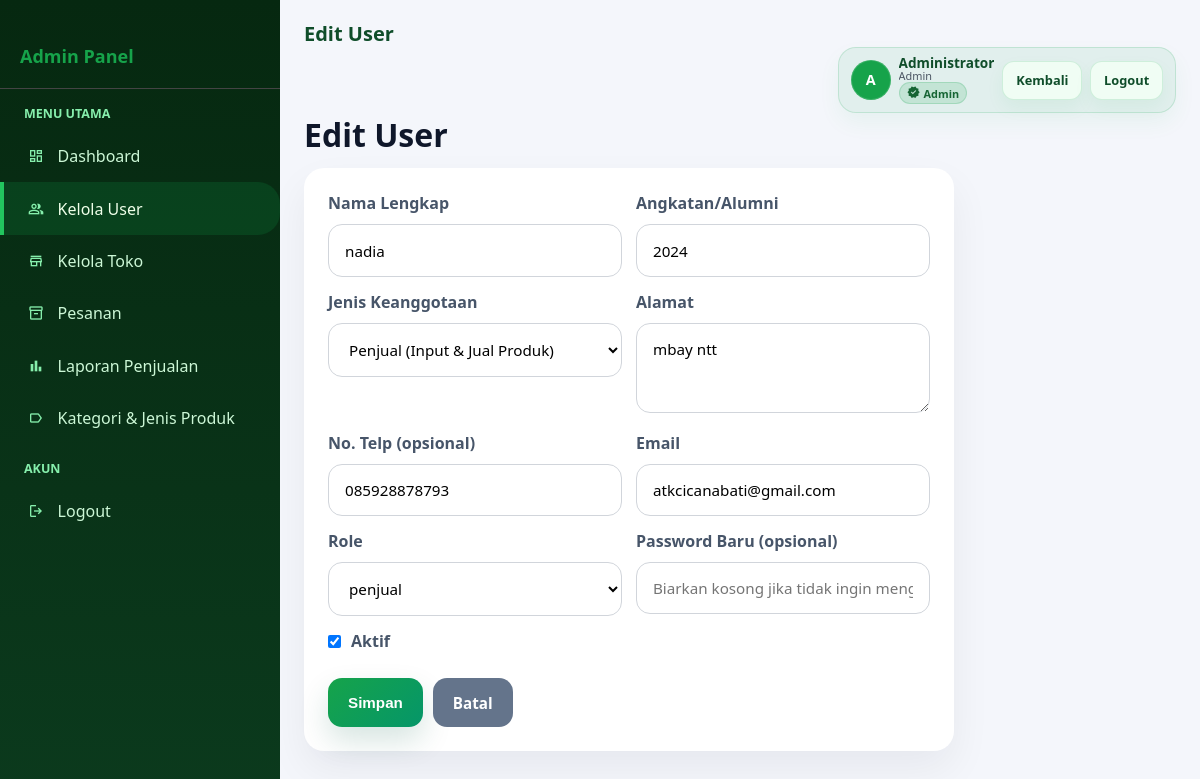
/admin/users_edit.php?id=5 (signed in), run on the app's committed database.
### tables this page shows
CREATE TABLE `users` (
  `id` int(10) UNSIGNED NOT NULL,
  `nama` varchar(150) NOT NULL,
  `angkatan` varchar(30) NOT NULL COMMENT 'Contoh: 2020, 2021, Alumni',
  `jenis_keanggotaan` enum('penjual','bukan_penjual') NOT NULL,
  `alamat` text NOT NULL,
  `no_telp` varchar(30) DEFAULT NULL COMMENT 'Nomor telepon pengguna',
  `email` varchar(150) NOT NULL,
  `password` varchar(255) NOT NULL COMMENT 'Bcrypt hash',
  `role` enum('admin','penjual','pembeli') NOT NULL DEFAULT 'pembeli',
  `is_active` tinyint(1) NOT NULL DEFAULT 1,
  `created_at` datetime NOT NULL DEFAULT current_timestamp(),
  `updated_at` datetime NOT NULL DEFAULT current_timestamp() ON UPDATE current_timestamp()
);

### admin/users_edit.php (the view, shortened to what this page needs)
<?php
include '../Koneksi.php';
$id = isset($_GET['id']) ? (int)$_GET['id'] : 0;
$user = null;
if ($id > 0) {
    $user = mysqli_fetch_assoc(
        mysqli_query(
            $koneksi,
            "SELECT id, nama, angkatan, jenis_keanggotaan, alamat, no_telp, email, role, is_active FROM users WHERE id={$id}"
        )
    );
}
?>
<!DOCTYPE html>
<html>
<head>
    <link rel="stylesheet" href="../admin/Style.css">
</head>
<body>
<div class="wrapper">
    <div class="sidebar">
        <div style="padding: 20px; border-bottom: 1px solid #444;">
            <h3 style="color: #16a34a; font-size: 18px;">Admin Panel</h3>
        </div>
        <ul class="sidebar-menu">
            <li class="sidebar-title">Menu Utama</li>
            <li><a href="index.php"><span class="material-symbols-outlined icon">dashboard</span> Dashboard</a></li>
            <li><a href="users.php" class="active"><span class="material-symbols-outlined icon">people</span> Kelola User</a></li>
            <li><a href="toko.php"><span class="material-symbols-outlined icon">store</span> Kelola Toko</a></li>
            <li><a href="pesanan.php"><span class="material-symbols-outlined icon">inventory_2</span> Pesanan</a></li>
            <li><a href="laporan_penjualan.php"><span class="material-symbols-outlined icon">bar_chart</span> Laporan Penjualan</a></li>
            <li><a href="kelola_kategori.php"><span class="material-symbols-outlined icon">label</span> Kategori & Jenis Produk</a></li>
            <li class="sidebar-title">Akun</li>
            <li><a href="../auth/logout.php"><span class="material-symbols-outlined icon">logout</span> Logout</a></li>
        </ul>
    </div>
    <div class="main-content">
        <div class="navbar">
            <div class="navbar-brand">Edit User</div>
            <div class="navbar-right">
                <div class="navbar-user">
                    <div class="avatar">
                        <?php if (!empty($_SESSION['avatar']) && file_exists(__DIR__ . '/../uploads/' . $_SESSION['avatar'])): ?>
                            <img src="../uploads/<?php echo htmlspecialchars($_SESSION['avatar']); ?>" alt="avatar">
                        <?php else: ?>
                            <span class="avatar-initials"><?php echo strtoupper(substr(trim($_SESSION['nama'] ?? 'A'),0,1)); ?></span>
                        <?php endif; ?>
                    </div>
                    <div class="user-info">
                        <div class="user-name"><?php echo htmlspecialchars($_SESSION['nama'] ?? 'Admin'); ?></div>
                        <div class="user-role"><span class="badge <?php echo 'badge-' . (strtolower($_SESSION['role'] ?? 'admin')); ?>"><?php echo htmlspecialchars(ucfirst($_SESSION['role'] ?? 'Admin')); ?></span></div>
                    </div>
                    <div class="navbar-links">
                        <a href="users.php" class="btn btn-sm">Kembali</a>
                        <a href="../auth/logout.php" class="btn btn-danger btn-sm">Logout</a>
                    </div>
                </div>
            </div>
        </div>
        <h1 class="page-title">Edit User</h1>
        <?php if (!$user) { ?>
            <div class="card"><p style="color:#999; padding:20px;">User tidak ditemukan.</p></div>
        <?php } else { ?>
            <div class="card" style="max-width: 650px;">
<form method="POST">
                    <div class="grid" style="display:grid; grid-template-columns: repeat(auto-fit, minmax(240px, 1fr)); gap: 14px;">
                        <div class="form-group" style="margin-bottom: 0;">
                            <label>Nama Lengkap</label>
                            <input class="input" type="text" name="nama" value="<?php echo htmlspecialchars($user['nama']); ?>" required>
                        </div>
                        <div class="form-group" style="margin-bottom: 0;">
                            <label>Angkatan/Alumni</label>
                            <input class="input" type="text" name="angkatan" value="<?php echo htmlspecialchars($user['angkatan']); ?>" required>
                        </div>
                        <div class="form-group" style="margin-bottom: 0;">
                            <label>Jenis Keanggotaan</label>
                            <select name="jenis_keanggotaan" class="input" required>
                                <option value="penjual" <?php echo $user['jenis_keanggotaan']==='penjual'?'selected':''; ?>>Penjual (Input & Jual Produk)</option>
                            </select>
                        </div>
                        <div class="form-group" style="margin-bottom: 0;">
                            <label>Alamat</label>
                            <textarea class="input" name="alamat" required style="min-height: 90px; resize: vertical;"><?php echo htmlspecialchars($user['alamat']); ?></textarea>
                        </div>
                        <div class="form-group" style="margin-bottom: 0;">
                            <label>No. Telp (opsional)</label>
                            <input class="input" type="text" name="no_telp" value="<?php echo htmlspecialchars($user['no_telp'] ?? ''); ?>" />
                        </div>
                        <div class="form-group" style="margin-bottom: 0;">
                            <label>Email</label>
                            <input class="input" type="email" name="email" value="<?php echo htmlspecialchars($user['email']); ?>" required>
                        </div>
                        <div class="form-group" style="margin-bottom: 0;">
                            <label>Role</label>
                            <select name="role" class="input" required>
                                <option value="penjual" <?php echo $user['role']==='penjual'?'selected':''; ?>>penjual</option>
                            </select>
                        </div>
                        <div class="form-group" style="margin-bottom: 0;">
                            <label>Password Baru (opsional)</label>
                            <input class="input" type="password" name="password" placeholder="Biarkan kosong jika tidak ingin mengganti password">
                        </div>
                        <div class="form-group" style="display:flex; align-items:flex-end; margin-bottom: 0;">
                            <label style="display:flex; gap:10px; align-items:center;">
                                <input type="checkbox" name="is_active" <?php echo $user['is_active'] ? 'checked' : ''; ?> />
                                Aktif
                            </label>
                        </div>
                    </div>
                    <div style="margin-top: 16px; display:flex; gap: 10px;">
                        <button type="submit" name="save" class="btn btn-primary" style="width:auto;">Simpan</button>
                        <a href="users.php" class="btn btn-secondary" style="display:inline-flex; align-items:center; justify-content:center;">Batal</a>
                    </div>
                </form>
            </div>
        <?php } ?>
    </div>
</div>
</body>
</html>

### data on the page
users: nama "nadia", angkatan "2024", jenis_keanggotaan "Penjual (Input & Jual Produk)", alamat "mbay ntt", no_telp "085928878793", email "atkcicanabati@gmail.com", role "penjual", is_active "☑"

### other printed values
substr(trim($_SESSION['nama'] ?? 'A'),0,1) "A"
$_SESSION['nama'] "Administrator"
$_SESSION['role'] "Admin"
